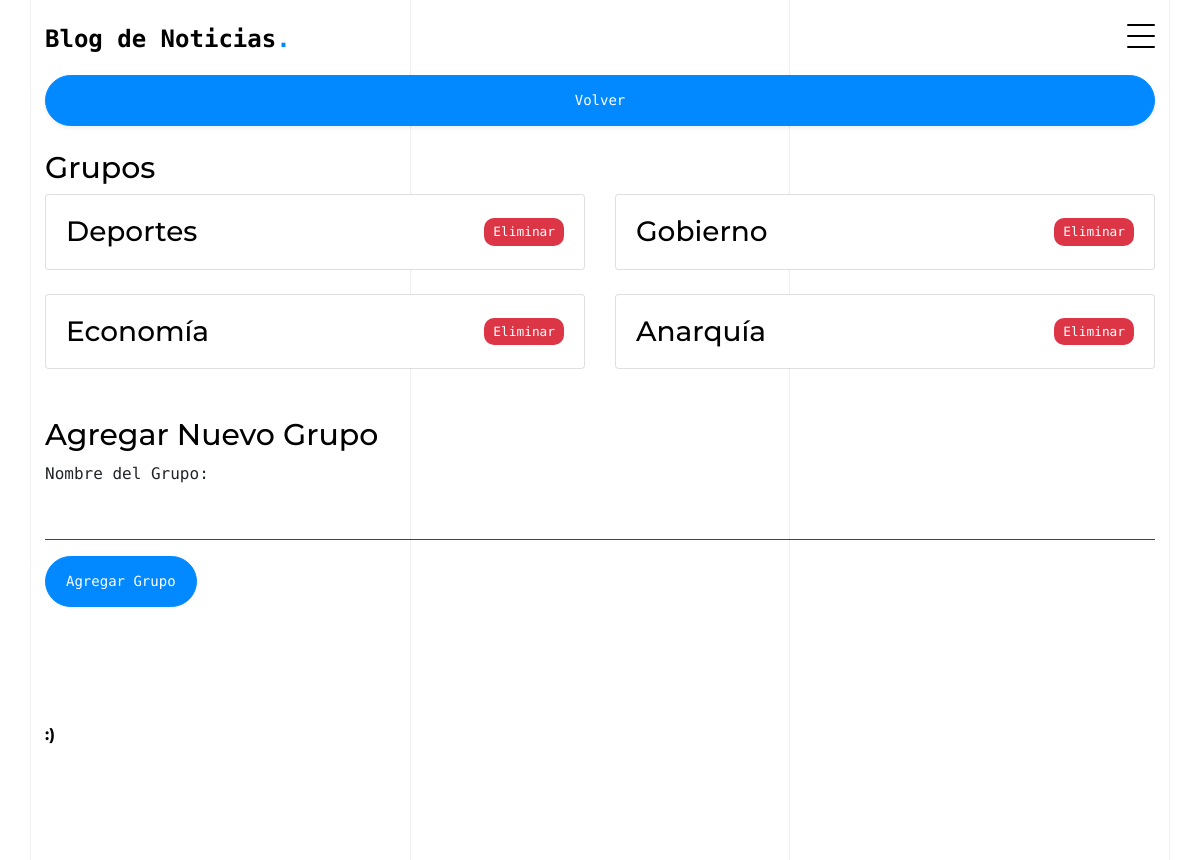
Screenshot of /ver_grupos/ (signed in) with the database file from the repository.
### pagina_cms/models.py (models this page shows)
class grupos(models.Model):
    grupo = models.CharField(max_length=45)

### pagina_cms/grupos.py (the view)
# urls.py: path('ver_grupos/', grupos.ver_grupos, name='ver_grupos'),
def ver_grupos(request):
    if request.method == 'GET':
        if 'nivel_usuario' in request.session and (request.session['nivel_usuario'] == 'ADMINISTRADOR' or request.session['nivel_usuario'] == 'MODERADOR'):
            vergrupos = grupos.objects.all()
            return render(request, 'ver_grupos.html', {'grupos': vergrupos})
        else:
            variables = {
                'm_error': 'No tiene permisos para administrar grupos.',
                'nombre_usuario': request.session.get('nombre_usuario', '')
            }
            return render(request, 'panel.html', variables)
    return render(request, 'ver_grupos.html')

### pagina_cms/templates/ver_grupos.html (shortened to what this page needs)
{% extends 'base.html' %}
{% block cuerpo %}
<div class="container">
    <br>
    <br>
    <a href="{% url 'acceder' %}" class="btn btn-primary btn-block rounded-pill shadow-sm mt-4">Volver</a>
    <h2 class="section-heading mt-4">Grupos</h2>
    <div class="row">
        {% for grupo in grupos %}
        <div class="col-lg-6 mb-4">
            <div class="card">
                <div class="card-body d-flex justify-content-between align-items-center">
                    <h3 class="card-title mb-0">{{ grupo.grupo }}</h3>
                    <form method="post" action="{% url 'eliminar_grupo' grupo.id %}" style="display: inline;">
                        <button class="btn btn-danger btn-sm eliminar-btn" type="submit">Eliminar</button>
                    </form>
                </div>
            </div>
        </div>
        {% endfor %}
    </div>
    <h2 class="section-heading mt-4">Agregar Nuevo Grupo</h2>
    <form method="post" action="{% url 'agregar_grupo' %}" class="mb-5">
        <div class="form-group">
            <label for="nombre_grupo">Nombre del Grupo:</label>
            <input type="text" class="form-control" id="nombre_grupo" name="nombre_grupo" required>
        </div>
        <button type="submit" class="btn rounded-pill btn-primary">Agregar Grupo</button>
    </form>
</div>
{% endblock %}

### pagina_cms/static/css/style.css (style rules this page uses)
body { font-family: "PT Mono", monospace; line-height: 1.6; background: #ffffff; overflow-x: hidden; font-size: 16px; }
body:before { content: ""; position: fixed; top: 0; left: 0; z-index: 99; right: 0; bottom: 0; background: rgba(0, 0, 0, 0.2); opacity: 0; visibility: hidden; -webkit-transition: .3s all ease; -o-transition: .3s all ease; transition: .3s all ease; }
a { color: #0389ff; -webkit-transition: .3s all ease; -o-transition: .3s all ease; transition: .3s all ease; }
h1, .h1, h2, .h2, h3, .h3, h4, .h4 { font-family: "Montserrat", sans-serif; color: #dddde6; }
.btn { padding-top: 14px; padding-bottom: 14px; padding-left: 20px; padding-right: 20px; border-radius: 0px; font-size: 14px; border: 1px solid transparent; }
.btn.btn-primary { background: #0389ff; border-color: #0389ff; }
.form-control, .custom-select { border: none; font-size: 16px; height: 45px; padding-left: 0; padding-right: 0; background: transparent; border-bottom: 1px solid #43434d; border-radius: 0; }
.section-heading { font-size: 30px; color: #000000; }

### pagina_cms/templates/ver_grupos.html (style rules this page uses)
.card-text, .card-title { color: #000 !important; }
.card .card-title { color: #000 !important; }
.eliminar-btn { font-size: 0.8rem; padding: 0.2rem 0.5rem; border-radius: 10px; }

### rows the page displays
grupos: grupo "Deportes"
grupos: grupo "Gobierno"
grupos: grupo "Economía"
grupos: grupo "Anarquía"
